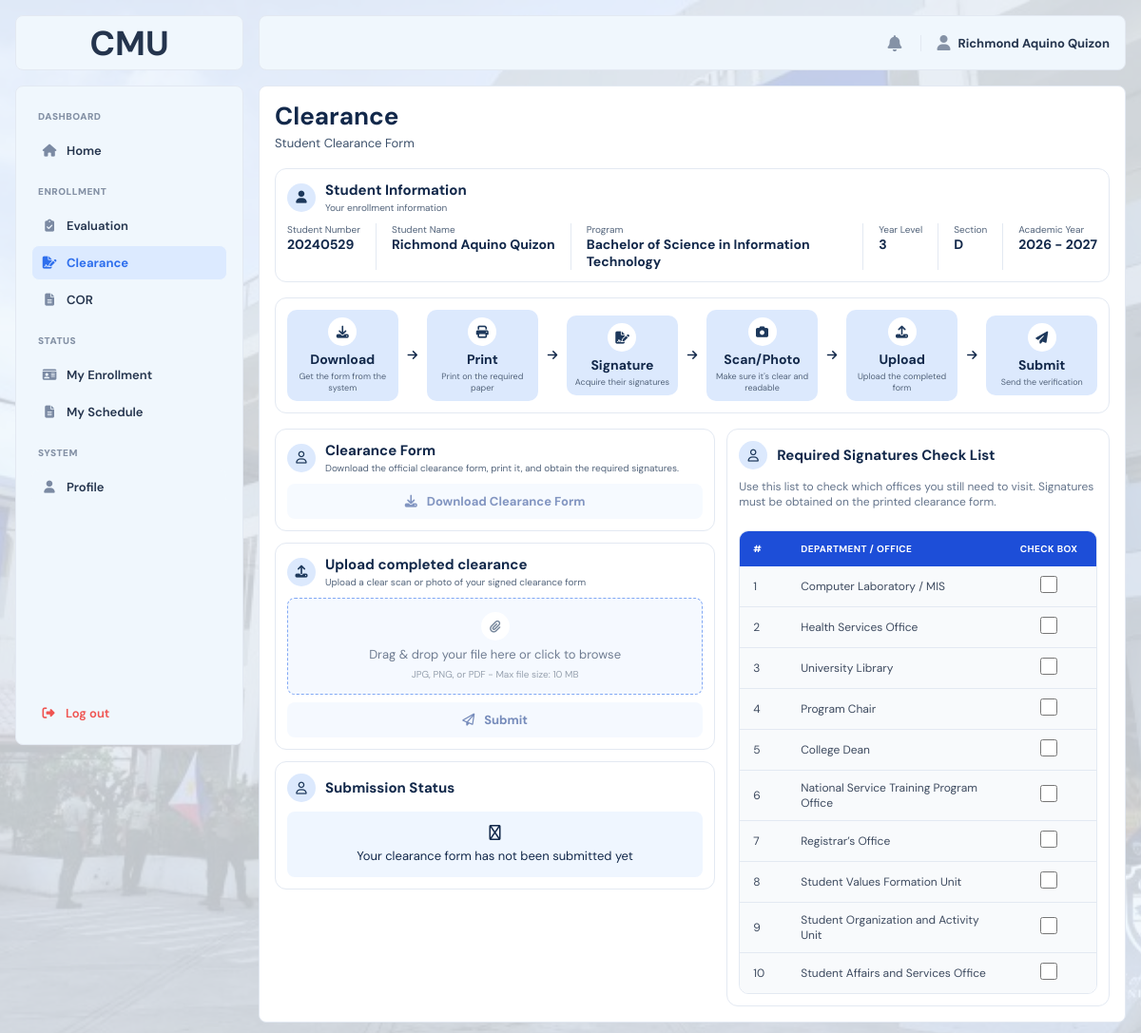
/?page=clearance_main (signed in), run on the app's committed database.
### tables this page shows
CREATE TABLE `students` (
  `student_id` int(10) UNSIGNED NOT NULL,
  `user_id` int(10) UNSIGNED DEFAULT NULL,
  `student_number` varchar(50) NOT NULL,
  `first_name` varchar(100) NOT NULL,
  `middle_name` varchar(100) DEFAULT NULL,
  `last_name` varchar(100) NOT NULL,
  `program` varchar(100) NOT NULL,
  `year_level` int(11) NOT NULL,
  `section` varchar(50) DEFAULT NULL,
  `email` varchar(100) NOT NULL,
  `phone` varchar(20) DEFAULT NULL,
  `password_hash` varchar(255) NOT NULL,
  `enrollment_phase` enum('NOT_STARTED','EVALUATION','CLEARANCE','COR','ENROLLED') NOT NULL DEFAULT 'NOT_STARTED',
  `enrollment_status` varchar(50) NOT NULL DEFAULT 'Closed',
  `created_at` datetime NOT NULL DEFAULT current_timestamp()
);

CREATE TABLE `system_settings` (
  `setting_id` int(10) UNSIGNED NOT NULL,
  `enrollment_status` enum('OPEN','CLOSED') NOT NULL DEFAULT 'CLOSED',
  `semester` varchar(50) DEFAULT NULL,
  `school_year` varchar(20) DEFAULT NULL,
  `start_date` date DEFAULT NULL,
  `end_date` date DEFAULT NULL,
  `updated_at` datetime NOT NULL DEFAULT current_timestamp() ON UPDATE current_timestamp()
);

### index.php (called while the page is built, shortened)
<?php
$pages = [
    'home_main' => 'main/home_main.php',
    'course_offering' => 'main/course_offering.php',
    'faculty_evaluation' => 'main/faculty_evaluation.php',
    'evaluation_form' => 'main/evaluation_form.php',
    'clearance_main' => 'main/clearance_main.php',
    'cor' => 'main/cor.php',
    'my_enrollment' => 'main/my_enrollment.php',
    'profile' => 'main/profile.php',
    'admin_home' => 'admin/admin_home.php',
    'enrollment_period' => 'admin/enrollment_period.php',
    'student_enrollment' => 'admin/student_enrollment.php',
    'clearance_submissions' => 'admin/clearance_submissions.php',
    'cor_submissions' => 'admin/cor_submissions.php',
    'course_offerings' => 'admin/course_offerings.php',
    'course_management' => 'admin/course_management.php',
    'student_management' => 'admin/student_management.php',
    'login' => 'auth/login.php',
    'register' => 'auth/register.php',
    'forget' => 'auth/forget.php',
    'verification' => 'auth/verification.php',
    'reset' => 'auth/reset.php',
    'set_password' => 'auth/set_password.php',
    'error404' => 'error/error404.php',
    'maintenance' => 'error/maintenance.php',
    'sample' => 'sample.php',
];
$page = $_GET['page'] ?? 'login';
require FRONTEND_PATH . '/pages/' . $pages[$page];

### backend/models/student.php (called while the page is built, shortened)
<?php
function student_find_by_id(mysqli $conn, int $student_id): ?array
{
    $stmt = $conn->prepare(
        'SELECT
            s.student_id,
            s.user_id,
            s.student_number,
            s.first_name,
            s.middle_name,
            s.last_name,
            s.program,
            s.year_level,
            s.section,
            s.email,
            s.phone,
            u.role,
            s.enrollment_phase
         FROM students s
         INNER JOIN users u
            ON u.user_id = s.user_id
         WHERE s.student_id = ?
         LIMIT 1'
    );
    $stmt->bind_param('i', $student_id);
    $stmt->execute();
    $row = $stmt->get_result()->fetch_assoc();
    return $row ?: null;
}

### frontend/pages/main/clearance_main.php (the view, shortened to what this page needs)
<?php
require_once dirname(__DIR__, 3) . '/backend/bootstrap.php';
require_once dirname(__DIR__, 3) . '/backend/models/student.php';
$studentId = $_SESSION['student_id'] ?? null;
$student = student_find_by_id($conn, (int) $studentId);
$userName = trim(
    $student['first_name'] . ' ' .
    ($student['middle_name'] ? $student['middle_name'] . ' ' : '') .
    $student['last_name']
);
$studentNumber = $student['student_number'] ?? '2024-1234';
$programName   = $student['program']        ?? 'BS Information Technology';
$yearLevel     = $student['year_level']     ?? '3rd Year';
$sectionName   = $student['section']        ?? 'BSIT - 3D';
$periodStmt = $conn->prepare("
    SELECT semester, school_year, enrollment_status
    FROM system_settings
    ORDER BY setting_id DESC
    LIMIT 1
");
$periodStmt->execute();
$period = $periodStmt->get_result()->fetch_assoc();
$academicYear = $period['school_year'] ?? 'Not Set';
$enrollmentOpen = (
    ($period['enrollment_status'] ?? '') === 'OPEN'
);
$enrollmentPhase = $student['enrollment_phase']
    ?? 'NOT_STARTED';
$clearanceUnlocked = in_array(
    $enrollmentPhase,
    ['EVALUATION', 'CLEARANCE', 'COR', 'ENROLLED'],
    true
);
$clearanceStatus = 'NOT_SUBMITTED';
$statusMap = [
    'NOT_SUBMITTED' => [
        'icon' => 'fa-file-circle-question',
        'class' => '',
        'text' => 'Your clearance form has not been submitted yet'
    ],
    'PENDING' => [
        'icon' => 'fa-clock',
        'class' => 'is-pending',
        'text' => 'Your clearance form is waiting for review'
    ],
    'APPROVED' => [
        'icon' => 'fa-circle-check',
        'class' => 'is-approved',
        'text' => 'Your clearance form has been approved'
    ],
    'REJECTED' => [
        'icon' => 'fa-circle-xmark',
        'class' => 'is-rejected',
        'text' => 'Your clearance form was rejected. Please upload a new copy'
    ]
];
$statusView = $statusMap[$clearanceStatus]
    ?? $statusMap['NOT_SUBMITTED'];
$canUpload = (
    $enrollmentOpen &&
    $enrollmentPhase === 'EVALUATION' &&
    in_array(
        $clearanceStatus,
        ['NOT_SUBMITTED', 'REJECTED'],
        true
    )
);
$signatures = [
    ['office' => 'Computer Laboratory / MIS'],
    ['office' => 'Health Services Office'],
    ['office' => 'University Library'],
    ['office' => 'Program Chair'],
    ['office' => 'College Dean'],
    ['office' => 'National Service Training Program Office'],
    ['office' => 'Registrar’s Office'],
    ['office' => 'Student Values Formation Unit'],
    ['office' => 'Student Organization and Activity Unit'],
    ['office' => 'Student Affairs and Services Office'],
];
$steps = [
    ['icon' => 'fa-download',      'title' => 'Download',   'text' => 'Get the form from the system'],
    ['icon' => 'fa-print',         'title' => 'Print',     'text' => 'Print on the required paper'],
    ['icon' => 'fa-file-signature','title' => 'Signature', 'text' => 'Acquire their signatures'],
    ['icon' => 'fa-camera',        'title' => 'Scan/Photo','text' => 'Make sure it\'s clear and readable'],
    ['icon' => 'fa-upload',        'title' => 'Upload',    'text' => 'Upload the completed form'],
    ['icon' => 'fa-paper-plane',   'title' => 'Submit',    'text' => 'Send the verification'],
];
?>
<!DOCTYPE html>
<html lang="en">
<head>
    <link rel="stylesheet" href="<?= BASE_URL ?>frontend/assets/css/main.css">
    <link rel="stylesheet" href="<?= BASE_URL ?>frontend/assets/css/student.css">
    <link rel="stylesheet"
          href="https://cdnjs.cloudflare.com/ajax/libs/font-awesome/6.5.2/css/all.min.css">
</head>
<body>
<div class="layout">
    <div class="imglogo">
        <span>CMU</span>
    </div>
    <?php require FRONTEND_PATH . 'includes/sidebar.php'; ?>
    <div class="overlay" id="overlay"></div>
    <div class="main">
        <?php require FRONTEND_PATH . 'includes/topbar.php'; ?>
        <div class="content">
            <section class="page-heading">
                <h1>Clearance</h1>
                <p>Student Clearance Form</p>
            </section>
            <section class="cl-card">
                <div class="cl-card-head">
                    <div class="co-icon">
                        <i class="fa-solid fa-user"></i>
                    </div>
                    <div>
                        <h2>Student Information</h2>
                        <p>
                            Your enrollment information
                        </p>
                    </div>
                </div>
                <div class="cl-info">
                    <div class="cl-info-item">
                        <small>Student Number</small>
                        <strong><?= e($studentNumber) ?></strong>
                    </div>
                    <div class="cl-info-item">
                        <small>Student Name</small>
                        <strong><?= e($userName) ?></strong>
                    </div>
                    <div class="cl-info-item">
                        <small>Program</small>
                        <strong><?= e($programName) ?></strong>
                    </div>
                    <div class="cl-info-item">
                        <small>Year Level</small>
                        <strong><?= e($yearLevel) ?></strong>
                    </div>
                    <div class="cl-info-item">
                        <small>Section</small>
                        <strong><?= e($sectionName) ?></strong>
                    </div>
                    <div class="cl-info-item">
                        <small>Academic Year</small>
                        <strong><?= e($academicYear) ?></strong>
                    </div>
                </div>
            </section>
            <section class="cl-card cl-steps" aria-label="Clearance steps">
                <?php foreach ($steps as $i => $step): ?>
                    <div class="cl-step">
                        <span class="co-icon"><i class="fa-solid <?= e($step['icon']) ?>"></i></span>
                        <h3><?= e($step['title']) ?></h3>
                        <p><?= e($step['text']) ?></p>
                    </div>
                    <?php if ($i < count($steps) - 1): ?>
                        <i class="fa-solid fa-arrow-right cl-step-arrow" aria-hidden="true"></i>
                    <?php endif; ?>
                <?php endforeach; ?>
            </section>
            <section class="cl-grid">
                <div class="cl-col">
                    <div class="cl-card">
                        <div class="cl-card-head">
                            <span class="co-icon"><i class="fa-regular fa-user"></i></span>
                            <div>
                                <h2>Clearance Form</h2>
                                <p>Download the official clearance form, print it, and obtain the required signatures.</p>
                            </div>
                        </div>
                        <a href="<?= $clearanceUnlocked && $enrollmentOpen ? BASE_URL . 'backend/api/download_clearance.php' : '#' ?>"
                           class="cl-action" <?= $clearanceUnlocked && $enrollmentOpen ? '' : 'aria-disabled="true" onclick="return false;" title="Complete professor evaluation and wait for the enrollment period to open" style="opacity:.55;cursor:not-allowed;"' ?>>
                            <i class="fa-solid fa-download"></i>
                            Download Clearance Form
                        </a>
                    </div>
                    <div class="cl-card">
                        <div class="cl-card-head">
                            <span class="co-icon"><i class="fa-solid fa-upload"></i></span>
                            <div>
                                <h2>Upload completed clearance</h2>
                                <p>Upload a clear scan or photo of your signed clearance form</p>
                            </div>
                        </div>
                        <form action="<?= BASE_URL ?>backend/api/submit_clearance.php"
                              method="POST"
                              enctype="multipart/form-data"
                              id="clearanceForm">
                            <label class="cl-dropzone <?= $canUpload ? '' : 'is-disabled' ?>"
                                   id="dropzone"
                                   for="clearanceFile">
                                <span class="co-icon"><i class="fa-solid fa-paperclip"></i></span>
                                <span class="cl-drop-title" id="dropTitle">
                                    Drag &amp; drop your file here or click to browse
                                </span>
                                <span class="cl-drop-hint" id="dropHint">
                                    JPG, PNG, or PDF - Max file size: 10 MB
                                </span>
                            </label>
                            <button type="submit"
                                    class="cl-action"
                                    id="submitButton"
                                    disabled>
                                <i class="fa-regular fa-paper-plane"></i>
                                Submit
                            </button>
                        </form>
                    </div>
                    <div class="cl-card">
                        <div class="cl-card-head">
                            <span class="co-icon"><i class="fa-regular fa-user"></i></span>
                            <h2>Submission Status</h2>
                        </div>
                        <div class="cl-status <?= e($statusView['class']) ?>" role="status">
                            <i class="fa-regular <?= e($statusView['icon']) ?>"></i>
                            <?= e($statusView['text']) ?>
                        </div>
                    </div>
                </div>
                <div class="cl-card cl-checklist">
                    <div class="cl-card-head">
                        <span class="co-icon"><i class="fa-regular fa-user"></i></span>
                        <h2>Required Signatures Check List</h2>
                    </div>
                    <p style="font-size: 12px; color: #64748b; margin: 0 0 12px;">
                        Use this list to check which offices you still need to visit. Signatures must be obtained on the printed clearance form.
                    </p>
                    <div class="cl-table-wrap">
                        <table class="cl-table">
                            <thead>
                                <tr>
                                    <th class="col-num">#</th>
                                    <th>Department / Office</th>
                                    <th class="col-check">Check Box</th>
                                </tr>
                            </thead>
                            <tbody>
                                <?php foreach ($signatures as $i => $row): ?>
                                    <tr>
                                        <td class="col-num"><?= $i + 1 ?></td>
                                        <td><?= e($row['office']) ?></td>
                                        <td class="col-check">
                                            <input type="checkbox"
                                            class="cl-checkbox"
                                            aria-label="Visited <?= e($row['office']) ?> (personal checklist only)">
                                        </td>
                                    </tr>
                                <?php endforeach; ?>
                            </tbody>
                        </table>
                    </div>
                </div>
            </section>
        </div>
    </div>
</div>
</body>
</html>

### data on the page
students: student_number "20240529", program "Bachelor of Science in Information Technology", year_level "3", section "D"
system_settings: school_year "2026 - 2027"

### other printed values
$section['title'] "ENROLLMENT"
$item['label'] "Evaluation"
$item['label'] "Clearance"
$item['label'] "COR"
$section['title'] "STATUS"
$item['label'] "My Enrollment"
$item['label'] "My Schedule"
$section['title'] "SYSTEM"
$item['label'] "Profile"
$userName "Richmond Aquino Quizon"
$step['title'] "Download"
$step['text'] "Get the form from the system"
$step['title'] "Print"
$step['text'] "Print on the required paper"
$step['title'] "Signature"
